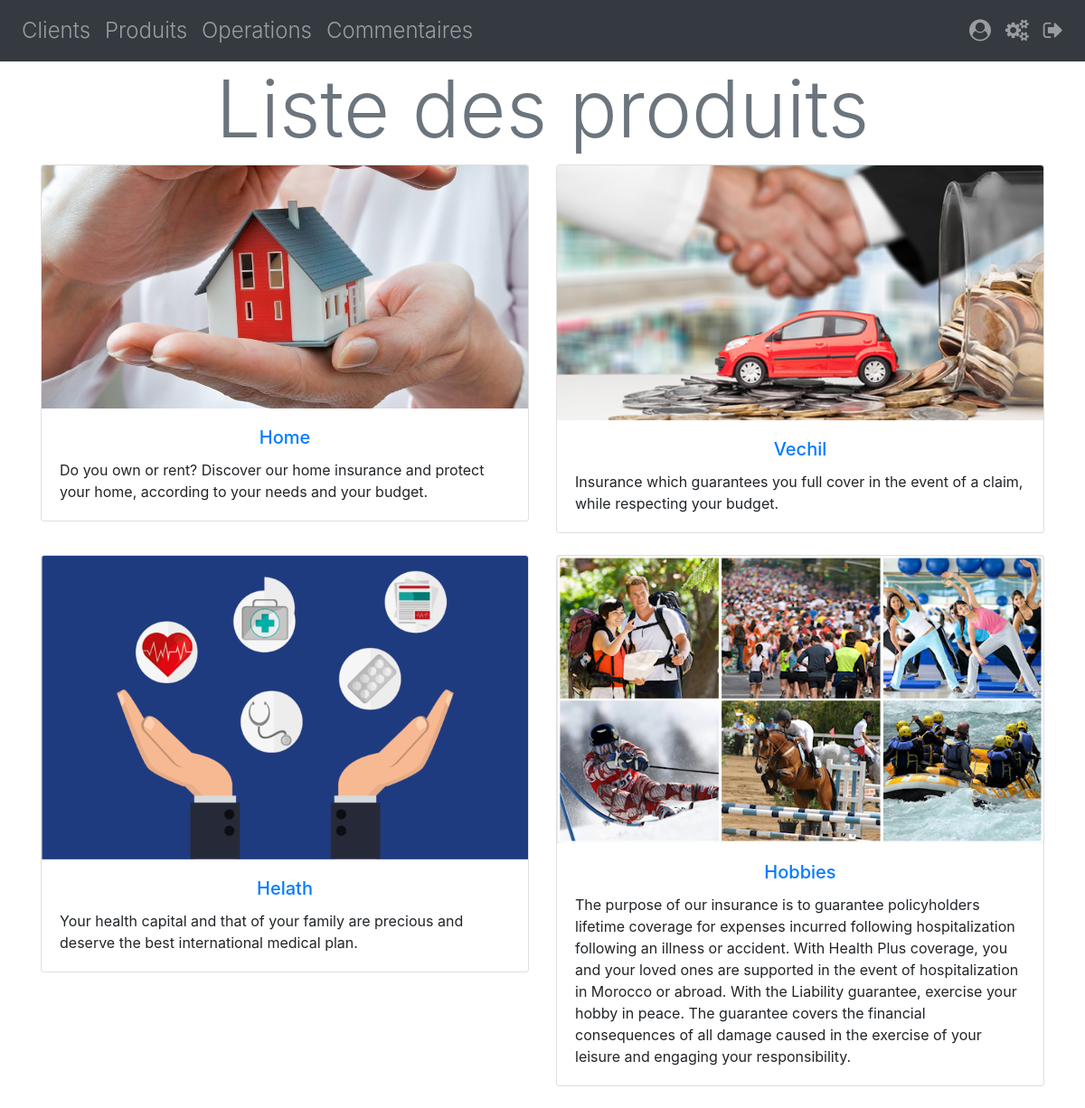
The page /Administrator/operations.php (signed in) on the database its author committed.
### tables this page shows
CREATE TABLE `insurance` (
  `idAsr` int(11) NOT NULL,
  `Nom` varchar(50) NOT NULL,
  `Image` varchar(150) NOT NULL,
  `Description` text NOT NULL
);

### Administrator/Include/fct/fonction.php (called while the page is built, shortened)
<?php
    function returnAssur ($table,$colone=null,$condition=null)
    {
        global $cnx;
        if($colone != null && $condition != null){
            $sql    = "SELECT * FROM $table WHERE $colone = ? ";
        }else{
            $sql    = "SELECT * FROM $table";
        }
        $req    = $cnx->prepare($sql);
        $req->execute(array($condition));
        $rows    = $req->fetchAll();
        return $rows;
    }
            ?>

### Administrator/operations.php (the view, shortened to what this page needs)
<?php
    if(!isset($_SESSION['id'])){
        header("Location:login.php");
    }else{
        $direction = isset($_GET['dir'])? $_GET['dir'] :'';
        if($direction == 'add'){
            $type = isset($_GET['type'])? $_GET['type'] :'';
            if($type == 'Vechil'){
                include 'form.php';
            }elseif($type == 'Home'){
                include 'form.php';
            }elseif($type == 'Hobbies'){
                include 'form.php';
            }elseif($type == 'Helath'){
                include 'form.php';
            }
        }else{
                $option = isset($_GET['opt'])? $_GET['opt'] :'';
                if($option == ''){
        ?>
<div class="container">
    <h1 class="display-2 text-center text-secondary">Liste des produits</h1>
<?php
            $rows    = returnAssur ('insurance');
            if(!$rows){
                echo '<div class="container"><div class="alert mt-5 alert-danger" role="alert">
                    Url no-valid!
                </div></div>';
            }else{
                echo '<div class="row row-cols-1 row-cols-md-2">';
                foreach($rows as $row){
?>
<div class="col mb-4">
    <div class="card">
        <img src="../Upload/imgs/<?php echo $row['Image'];?>" class="card-img-top" alt="...">
        <div class="card-body">
            <h5 class="card-title text-center"><a href="?opt=<?php echo $row['Nom'];?>"><?php echo $row['Nom'];?></a></h5>
            <p class="card-text"><?php echo $row['Description'];?></p>
        </div>
    </div>
</div>
<?php
                }
                echo '</div>';
            }
            echo '</div>';
            }elseif($option == 'Home'){
                returnOffre ($option);
            }elseif($option == 'Helath'){
                returnOffre ($option);
            }elseif($option == 'Vechil'){
                returnOffre ($option);
            }elseif($option == 'Hobbies'){
                returnOffre ($option);
            }else{
                echo '
                <div class="container"><div class="alert mt-5 alert-danger" role="alert">
                    url no-valid ! <strong>Error 404</strong>
                </div></div>';
            }
    }
}
    include "Include/template/footer.php";
?>

### rows shown on the page
insurance: Image (picture), Nom "Home", Description "Do you own or rent? Discover our home insurance and protect your home, according to your needs and your budget."
insurance: Image (picture), Nom "Vechil", Description "Insurance which guarantees you full cover in the event of a claim, while respecting your budget."
insurance: Image (picture), Nom "Helath", Description "Your health capital and that of your family are precious and deserve the best international medical plan."
insurance: Image (picture), Nom "Hobbies", Description "The purpose of our insurance is to guarantee policyholders lifetime coverage for expenses incurred following hospitalization following an illness or accident. With Health Plus coverage, you and your loved ones are supported in the event of hospitalization in Morocco or abroad. With the Liability guarantee, exercise your hobby in peace. The guarantee covers the financial consequences of all damage caused in the exercise of your leisure and engaging your responsibility."
